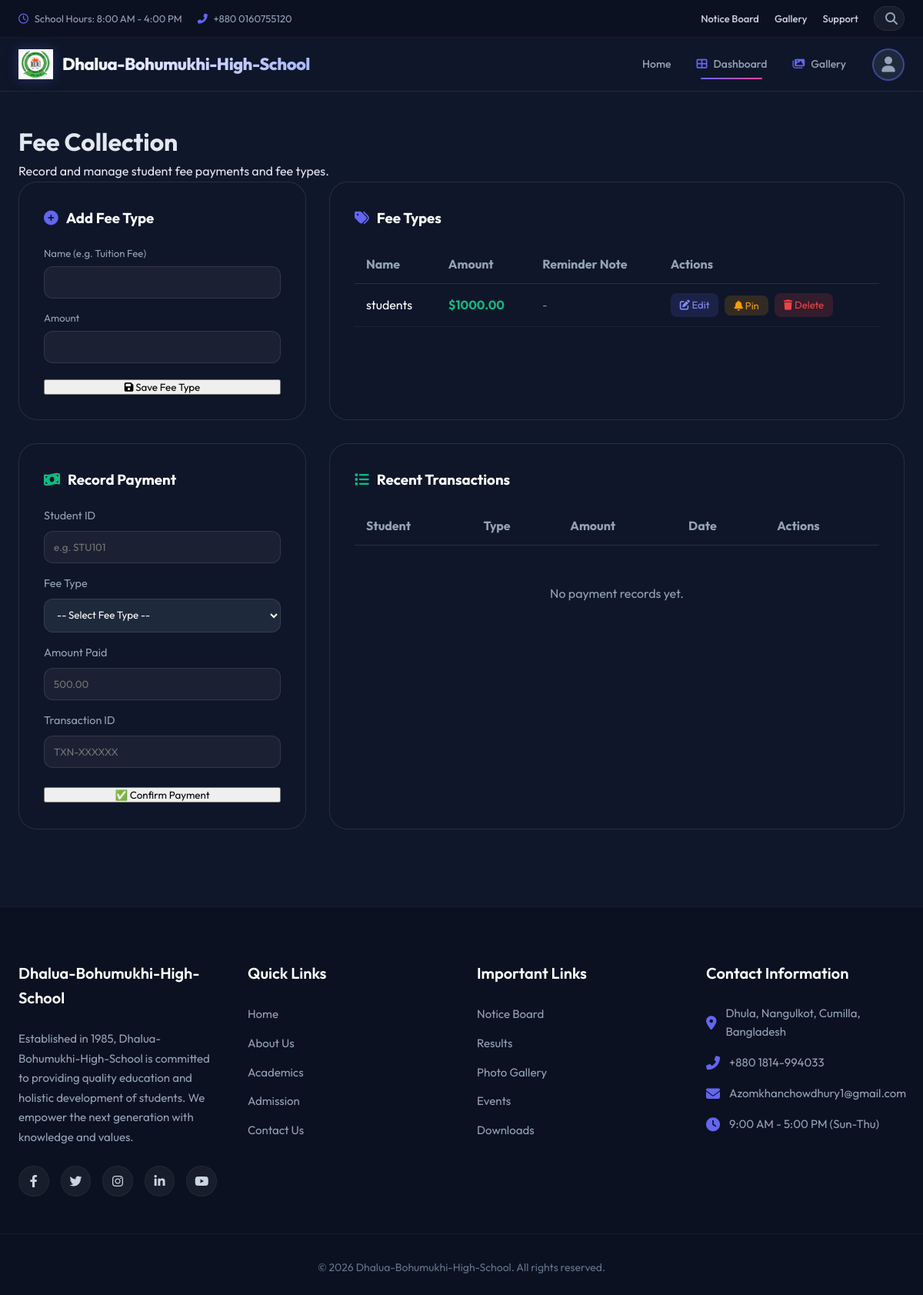
Screenshot of /admin-dashboard/finance/fees/ (signed in) with the database file from the repository.
### finance/models.py (models this page shows, shortened)
class FeeType(models.Model):
    name = models.CharField(max_length=100) # Tuition Fee, Library Fee, etc.
    amount = models.DecimalField(max_digits=10, decimal_places=2)
    is_remembered = models.BooleanField(default=False)
    reminder_note = models.TextField(blank=True, null=True)

### admin/views.py (the view, shortened to what this page needs)
# urls.py: path('finance/fees/', views.finance_fees, name='finance_fees'),
@staff_member_required
def finance_fees(request):
    fee_types = FeeType.objects.all()
    recent_payments = FeePayment.objects.all().select_related('student', 'fee_type').order_by('-payment_date')
    return render(request, 'admin/finance/fees.html', {'fee_types': fee_types, 'recent_payments': recent_payments})

### accounts/context_processors.py (called while the page is built)
def user_profile_context(request):
    if request.user.is_authenticated:
        user = request.user
        role = "Admin" if user.is_superuser else "User"
        profile = None
        if hasattr(user, 'student_profile'):
            role = "Student"
            profile = user.student_profile
        elif hasattr(user, 'teacher_profile'):
            role = "Teacher"
            profile = user.teacher_profile
        elif hasattr(user, 'staff_profile'):
            role = "Staff"
            profile = user.staff_profile
        elif hasattr(user, 'parent_profile'):
            role = "Parent"
            profile = user.parent_profile
        return {
            'global_role': role,
            'global_profile': profile
        }
    return {}

### templates/admin/finance/fees.html (shortened to what this page needs)
{% extends 'base.html' %}
{% load static %}
{% block css %}
<link rel="stylesheet" href="{% static 'css/dashboard.css' %}">
{% endblock %}
{% block content %}
<div class="dashboard-wrapper">
    <div class="section-header">
        <h1>Fee Collection</h1>
        <p>Record and manage student fee payments and fee types.</p>
    </div>
    <div style="display:grid; grid-template-columns:1fr 2fr; gap:30px; margin-bottom:30px;">
        <div style="background:rgba(15,23,42,0.6); padding:2rem; border-radius:24px; border:1px solid rgba(255,255,255,0.1); height:fit-content;">
            <h3 style="color:#fff; margin-bottom:20px; display:flex; align-items:center; gap:10px;">
                <i class="fas fa-plus-circle" style="color:#6366f1;"></i> Add Fee Type
            </h3>
            <form method="POST">
                <div style="display:flex; flex-direction:column; gap:15px;">
                    <div style="display:flex; flex-direction:column; gap:6px;">
                        <label style="color:#94a3b8; font-size:0.82rem;">Name (e.g. Tuition Fee)</label>
                        <input type="text" name="name" required style="background:rgba(255,255,255,0.05); color:#fff; padding:12px; border-radius:12px; border:1px solid rgba(255,255,255,0.1);">
                    </div>
                    <div style="display:flex; flex-direction:column; gap:6px;">
                        <label style="color:#94a3b8; font-size:0.82rem;">Amount</label>
                        <input type="number" step="0.01" name="amount" required style="background:rgba(255,255,255,0.05); color:#fff; padding:12px; border-radius:12px; border:1px solid rgba(255,255,255,0.1);">
                    </div>
                    <button type="submit" class="view-all-btn" style="width:100%; margin-top:6px;">
                        <i class="fas fa-save"></i> Save Fee Type
                    </button>
                </div>
            </form>
        </div>
        <div style="background:rgba(15,23,42,0.6); padding:2rem; border-radius:24px; border:1px solid rgba(255,255,255,0.1);">
            <h3 style="margin-bottom:20px; color:#fff; display:flex; align-items:center; gap:10px;">
                <i class="fas fa-tags" style="color:#6366f1;"></i> Fee Types
            </h3>
            <div style="overflow-x:auto;">
                <table style="width:100%; border-collapse:collapse; color:#fff;">
                    <thead>
                        <tr style="text-align:left; color:#94a3b8; border-bottom:1px solid rgba(255,255,255,0.1);">
                            <th style="padding:12px 15px;">Name</th>
                            <th style="padding:12px 15px;">Amount</th>
                            <th style="padding:12px 15px;">Reminder Note</th>
                            <th style="padding:12px 15px;">Actions</th>
                        </tr>
                    </thead>
                    <tbody>
                        {% for ft in fee_types %}
                        <tr style="border-bottom:1px solid rgba(255,255,255,0.05);">
                            <td style="padding:12px 15px;">
                                {{ ft.name }}
                            </td>
                            <td style="padding:12px 15px; color:#10b981; font-weight:700;">${{ ft.amount }}</td>
                            <td style="padding:12px 15px; font-size:0.82rem; color:#94a3b8;">{{ ft.reminder_note|default:"-" }}</td>
                            <td style="padding:12px 15px;">
                                <div style="display:flex; gap:8px; flex-wrap:wrap; align-items:center;">
                                    <a href="{% url 'admin_panel:fee_type_edit' ft.id %}" style="background:rgba(99,102,241,0.15); color:#818cf8; padding:5px 12px; border-radius:8px; font-size:0.82rem; text-decoration:none;"><i class="fas fa-edit"></i> Edit</a>
                                    <form method="POST" action="{% url 'admin_panel:fee_type_toggle_remember' ft.id %}" style="display:inline; margin:0;">
                                        <button type="submit" style="background:rgba(245,158,11,0.15); color:#f59e0b; padding:5px 12px; border-radius:8px; font-size:0.82rem; border:none; cursor:pointer;">{% if ft.is_remembered %}<i class="fas fa-bell-slash"></i> Unpin{% else %}<i class="fas fa-bell"></i> Pin{% endif %}</button>
                                    </form>
                                    <a href="{% url 'admin_panel:fee_type_delete' ft.id %}" style="background:rgba(239,68,68,0.15); color:#ef4444; padding:5px 12px; border-radius:8px; font-size:0.82rem; text-decoration:none;"><i class="fas fa-trash"></i> Delete</a>
                                </div>
                            </td>
                        </tr>
                        {% empty %}
                        <tr><td colspan="4" style="text-align:center; padding:30px; color:#94a3b8;">No fee types defined. Add one below.</td></tr>
                        {% endfor %}
                    </tbody>
                </table>
            </div>
        </div>
    </div>
    <div style="display:grid; grid-template-columns:1fr 2fr; gap:30px;">
        <div style="background:rgba(15,23,42,0.6); padding:2rem; border-radius:24px; border:1px solid rgba(255,255,255,0.1); height:fit-content;">
            <h3 style="margin-bottom:20px; color:#fff; display:flex; align-items:center; gap:10px;">
                <i class="fas fa-money-bill-wave" style="color:#10b981;"></i> Record Payment
            </h3>
            <form method="POST">
                <div style="margin-bottom:15px; display:flex; flex-direction:column; gap:8px;">
                    <label style="color:#94a3b8; font-size:0.9rem;">Student ID</label>
                    <input type="text" name="student_id" id="fee_student_id" placeholder="e.g. STU101" required style="background:rgba(255,255,255,0.05); color:#fff; padding:12px; border-radius:12px; border:1px solid rgba(255,255,255,0.1); width:100%; box-sizing:border-box;">
                </div>
                <div style="margin-bottom:15px; display:flex; flex-direction:column; gap:8px;">
                    <label style="color:#94a3b8; font-size:0.9rem;">Fee Type</label>
                    <select name="fee_type" id="fee_type_select" required style="background:rgba(30,41,59,1); color:#fff; padding:12px; border-radius:12px; border:1px solid rgba(255,255,255,0.1); width:100%; box-sizing:border-box;">
                        <option value="" disabled selected>-- Select Fee Type --</option>
                    </select>
                </div>
                <div style="margin-bottom:15px; display:flex; flex-direction:column; gap:8px;">
                    <label style="color:#94a3b8; font-size:0.9rem;">Amount Paid</label>
                    <input type="number" step="0.01" name="amount" id="fee_amount" placeholder="500.00" required style="background:rgba(255,255,255,0.05); color:#fff; padding:12px; border-radius:12px; border:1px solid rgba(255,255,255,0.1); width:100%; box-sizing:border-box;">
                </div>
                <div style="margin-bottom:15px; display:flex; flex-direction:column; gap:8px;">
                    <label style="color:#94a3b8; font-size:0.9rem;">Transaction ID</label>
                    <input type="text" name="transaction_id" id="fee_txn_id" placeholder="TXN-XXXXXX" required style="background:rgba(255,255,255,0.05); color:#fff; padding:12px; border-radius:12px; border:1px solid rgba(255,255,255,0.1); width:100%; box-sizing:border-box;">
                </div>
                <button type="submit" id="confirm_payment_btn" class="view-all-btn" style="width:100%; margin-top:10px;">✅ Confirm Payment</button>
            </form>
        </div>
        <div style="background:rgba(15,23,42,0.6); padding:2rem; border-radius:24px; border:1px solid rgba(255,255,255,0.1);">
            <h3 style="margin-bottom:20px; color:#fff; display:flex; align-items:center; gap:10px;">
                <i class="fas fa-list" style="color:#10b981;"></i> Recent Transactions
            </h3>
            <div style="overflow-x:auto;">
                <table style="width:100%; border-collapse:collapse; color:#fff;">
                    <thead>
                        <tr style="text-align:left; color:#94a3b8; border-bottom:1px solid rgba(255,255,255,0.1);">
                            <th style="padding:12px 15px;">Student</th>
                            <th style="padding:12px 15px;">Type</th>
                            <th style="padding:12px 15px;">Amount</th>
                            <th style="padding:12px 15px;">Date</th>
                            <th style="padding:12px 15px;">Actions</th>
                        </tr>
                    </thead>
                    <tbody>
                        {% for pay in recent_payments %}
                        <tr style="border-bottom:1px solid rgba(255,255,255,0.05);">
                            <td style="padding:12px 15px;">
                                {% if pay.is_remembered %}<span style="color:#f59e0b; margin-right:4px;">★</span>{% endif %}
                                {{ pay.student.user.first_name }} (#{{ pay.student.student_id }})
                                {% if pay.reminder_note %}<br><small style="color:#64748b; font-size:0.78rem;">{{ pay.reminder_note }}</small>{% endif %}
                            </td>
                            <td style="padding:12px 15px;">{{ pay.fee_type.name }}</td>
                            <td style="padding:12px 15px; color:#10b981; font-weight:700;">${{ pay.amount_paid }}</td>
                            <td style="padding:12px 15px; font-size:0.82rem; color:#94a3b8;">{{ pay.payment_date|date:"d M, Y" }}</td>
                            <td style="padding:12px 15px;">
                                <div style="display:flex; gap:6px; flex-wrap:wrap; align-items:center;">
                                    <a href="{% url 'admin_panel:payment_edit' pay.id %}" style="background:rgba(99,102,241,0.15); color:#818cf8; padding:4px 10px; border-radius:8px; font-size:0.78rem; text-decoration:none;"><i class="fas fa-edit"></i></a>
                                    <form method="POST" action="{% url 'admin_panel:payment_toggle_remember' pay.id %}" style="display:inline; margin:0;">
                                        {% csrf_token %}
                                        <button type="submit" style="background:rgba(245,158,11,0.15); color:#f59e0b; padding:4px 10px; border-radius:8px; font-size:0.78rem; border:none; cursor:pointer;">{% if pay.is_remembered %}<i class="fas fa-bell-slash"></i>{% else %}<i class="fas fa-bell"></i>{% endif %}</button>
                                    </form>
                                    <a href="{% url 'admin_panel:payment_delete' pay.id %}" style="background:rgba(239,68,68,0.15); color:#ef4444; padding:4px 10px; border-radius:8px; font-size:0.78rem; text-decoration:none;"><i class="fas fa-trash"></i></a>
                                </div>
                            </td>
                        </tr>
                        {% empty %}
                        <tr><td colspan="5" style="text-align:center; padding:50px; color:#94a3b8;">No payment records yet.</td></tr>
                        {% endfor %}
                    </tbody>
                </table>
            </div>
        </div>
    </div>
</div>
{% endblock %}

### static/css/base.css (style rules this page uses)
* { margin: 0; padding: 0; box-sizing: border-box; font-family: 'Outfit', sans-serif; }
body { background-color: #0f172a; color: #e2e8f0; line-height: 1.6; overflow-x: hidden; }

### static/css/dashboard.css (style rules this page uses)
.dashboard-wrapper { padding: 40px 24px; max-width: 1400px; margin: 0 auto; }

### rows the page displays
FeeType: name "students", amount "1000.00", reminder_note "-", is_remembered False (drawn)
